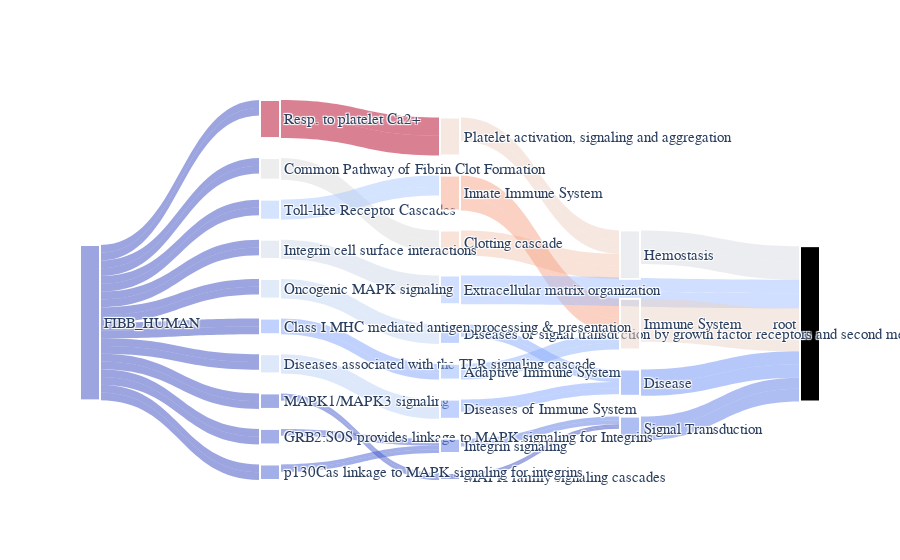

This figure's notebook cell:
### Code cell
query_node = "FIBB_HUMAN"

IG.plot_subgraph_sankey(
    query_node, upstream=False, savename="poster_subbinn.png", cmap="coolwarm"
)
